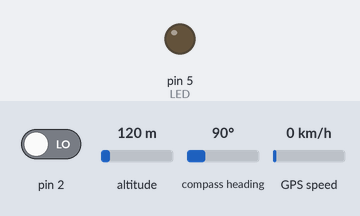
Recording of a sketch running on a simulated Arduino Uno, built with avr-gcc and run on an emulated ATmega328P. Parts: output pins drawn as LEDs (lit = HIGH). Inputs (shaded band) come from the test bench; at power-on: pin 2 LOW, altitude 120 m, compass heading 90°, GPS speed 0 km/h. The GPS gets a fix after 3 s at 37.7749, -122.4194 with 8 satellites; no radio packets arrive unless stated; what the sketch prints to the serial monitor is not drawn.

Above: at 1.2 s.
1.3 s: pin 2 driven HIGH
At 1.7 s:
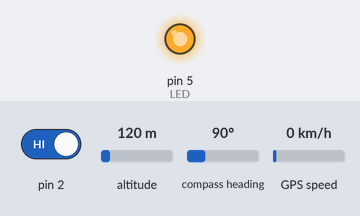
Timing chart, 0 to 4.3 s (numbered marks = the images above; inputs shaded):
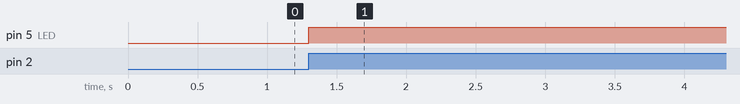

The sketch:

Sender.ino
```cpp
#include "NRF24_TX.h"


boolean Send_Coord = false;

void setup() {
  Serial.begin(115200);

  pinMode(LED,OUTPUT);
  pinMode(2,INPUT);

  ss.begin(GPSBaud);
  Serial.println("Start Locating...");

  //setting up the interruption pin to pin2 on ATmega328p
  attachInterrupt(0,buttonPressed,CHANGE);

  radio.begin();
  radio.openWritingPipe(address);
  radio.setPALevel(RF24_PA_MIN);
  radio.stopListening();

  digitalWrite(LED,LOW);
}

void loop() {

  while (ss.available() > 0){
    if (gps.encode(ss.read())){
        //Reading and updating data wherever the gps signal is Available
      toString();
      Coordinates();
    }
  }

  if (millis() > 5000 && gps.charsProcessed() < 10)
  {
    Serial.println(F("No GPS detected: check wiring."));
    while(true);
  }

  if(Send_Coord){
    radio.write(&Coord, sizeof(Coord));//Sending the structure that contains the 2 needed variables LATITUDE + LONGTITUDE

    Serial.print("Lat: ");
    Serial.println(Coord.Lat);
    Serial.print("Lon: ");
    Serial.println(Coord.Lon);

  }
}

void buttonPressed()
{
  digitalWrite(LED,HIGH);//as an indicator
  Send_Coord = true; // i used a bool variable to send each time an updated data, for each button pressed
}

void toString(){
  /*Getting the GPS Location(Lat && Lon) converting them into strings*/
  Latitude  = String(gps.location.lat(),6); //I used STRING fct tocontrol the float precision
  Longitude = String(gps.location.lng(),6);

  //COnverting the string into Char Array + storing the values in the structure variables, to be able to send it over the NRF Module
  Latitude.toCharArray(Coord.Lat,Latitude.length() + 1 );
  Longitude.toCharArray(Coord.Lon,Longitude.length() + 1 );

}


void Coordinates()
{
  Serial.print(F("Location: "));
  if (gps.location.isValid())
  {
    Serial.print(gps.location.lat(), 6);
    Serial.print(F(","));
    Serial.print(gps.location.lng(), 6);
  }
  else
  {
    Serial.print(F("INVALID"));
  }
 Serial.println();
}
```

NRF24_TX.h
```cpp
#include <SPI.h>
#include <nRF24L01.h>
#include <RF24.h>
#include <Arduino.h>


#include <TinyGPS++.h>
#include <SoftwareSerial.h>

static const int TXPin = 4, RXPin = 3;
static const uint32_t GPSBaud = 9600;

RF24 radio(7, 8);

TinyGPSPlus gps;
SoftwareSerial ss(RXPin, TXPin);

int LED = 5;//usign a led as an indicator

void toString();
void Coordinates();

volatile boolean ledState = false;

String Latitude,Longitude;

//structure to be sent over NRF24 module to the gateway
struct coordinates{
  char Lat[10] = " "; //required characters for lat and lon is 12, but in our case(region) 8 chars are far enough to determine a specific location
  char Lon[10] = " ";
};

struct coordinates Coord;

const byte address[6] = "00002"; //defining the radio channel, that modules(NRF24) will use to communicate between them
```

Measured:
- after the input at 1.3 s, pin 5 (LED): LOW → HIGH at once
